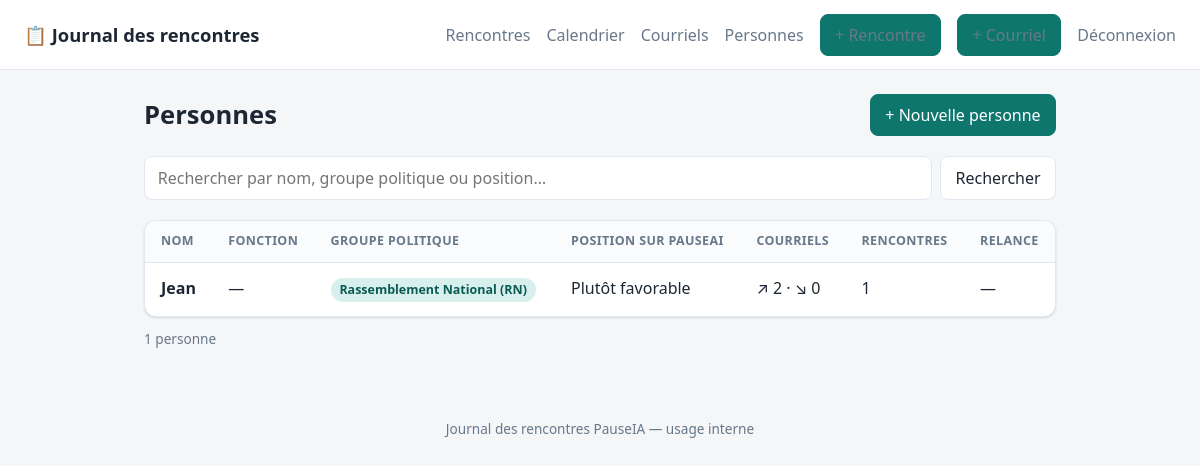
Page /people (signed in) on the committed database.
### tables this page shows
CREATE TABLE persons (
            id              INTEGER PRIMARY KEY AUTOINCREMENT,
            name            TEXT NOT NULL,
            political_group TEXT NOT NULL,
            stance          TEXT NOT NULL,
            first_contacted TEXT,
            notes           TEXT,
            created_at      TEXT NOT NULL
        , follow_up_date TEXT, role TEXT);

### app.py (the view)
@app.route("/people")
@login_required
def people():
    db = get_db()
    q = (request.args.get("q") or "").strip()
    base = """
        SELECT p.*,
            (SELECT COUNT(*) FROM meeting_persons mp
             WHERE mp.person_id = p.id) AS meeting_count,
            (SELECT COUNT(*) FROM mail_persons xp
             JOIN mails x ON x.id = xp.mail_id
             WHERE xp.person_id = p.id AND x.direction = 'sent') AS mails_sent,
            (SELECT COUNT(*) FROM mail_persons xp
             JOIN mails x ON x.id = xp.mail_id
             WHERE xp.person_id = p.id AND x.direction = 'received') AS mails_received
        FROM persons p
    """
    if q:
        like = f"%{q}%"
        persons = db.execute(
            base
            + """
            WHERE p.name LIKE ? OR p.role LIKE ? OR p.political_group LIKE ? OR p.stance LIKE ?
            ORDER BY p.name COLLATE NOCASE
            """,
            (like, like, like, like),
        ).fetchall()
    else:
        persons = db.execute(
            base + " ORDER BY p.name COLLATE NOCASE"
        ).fetchall()
    return render_template("people.html", persons=persons, q=q)

### app.py (called while the page is built)
def get_db():
    if "db" not in g:
        g.db = sqlite3.connect(DB_PATH)
        g.db.row_factory = sqlite3.Row
        g.db.execute("PRAGMA foreign_keys = ON")
    return g.db

def login_required(view):
    @wraps(view)
    def wrapped(*args, **kwargs):
        if not session.get("authenticated"):
            return redirect(url_for("login", next=request.path))
        return view(*args, **kwargs)
    return wrapped

### templates/people.html (shortened to what this page needs)
{% extends "base.html" %}
{% block content %}
<div class="page-head">
  <h1>Personnes</h1>
  <a class="btn btn-primary" href="{{ url_for('new_person') }}">+ Nouvelle personne</a>
</div>
<form class="search" method="get" action="{{ url_for('people') }}">
  <input type="search" name="q" value="{{ q }}"
         placeholder="Rechercher par nom, groupe politique ou position…">
  <button class="btn" type="submit">Rechercher</button>
</form>
{% if persons %}
<div class="table-wrap">
  <table class="meetings">
    <thead>
      <tr>
        <th>Nom</th>
        <th>Fonction</th>
        <th>Groupe politique</th>
        <th>Position sur PauseAI</th>
        <th>Courriels</th>
        <th>Rencontres</th>
        <th>Relance</th>
      </tr>
    </thead>
    <tbody>
      {% for p in persons %}
      <tr onclick="window.location='{{ url_for('person_detail', person_id=p['id']) }}'">
        <td><strong>{{ p['name'] }}</strong></td>
        <td>{{ p['role'] or '—' }}</td>
        <td><span class="tag">{{ p['political_group'] }}</span></td>
        <td>{{ p['stance'] }}</td>
        <td class="nowrap">
          <span title="Envoyés">↗ {{ p['mails_sent'] }}</span> ·
          <span title="Reçus">↘ {{ p['mails_received'] }}</span>
        </td>
        <td class="nowrap">{{ p['meeting_count'] }}</td>
        <td class="nowrap">
          {% if p['follow_up_date'] %}
            {% set d = p['follow_up_date'] | days_until %}
            {{ p['follow_up_date'] | fr_date }}
            {% if d < 0 %}
              <span class="due due-overdue">en retard de {{ -d }}&nbsp;j</span>
            {% elif d == 0 %}
              <span class="due due-soon">aujourd'hui</span>
            {% else %}
              <span class="due {{ 'due-soon' if d <= 7 else 'due-ok' }}">dans {{ d }}&nbsp;j</span>
            {% endif %}
          {% else %}—{% endif %}
        </td>
      </tr>
      {% endfor %}
    </tbody>
  </table>
</div>
<p class="muted count">{{ persons|length }} personne{{ '' if persons|length == 1 else 's' }}</p>
{% endif %}
{% endblock %}

### static/style.css (style rules this page uses)
:root { --bg: #f4f6f8; --surface: #ffffff; --ink: #1c2733; --muted: #67788a; --line: #e2e8f0; --brand: #0f766e; --brand-ink: #0b5a54; --brand-soft:#d8f0ed; --danger: #b42318; --danger-bg: #fef3f2; --ok: #027a48; --ok-bg: #ecfdf3; --radius: 12px; --shadow: 0 1px 2px rgba(16,24,40,.06), 0 1px 3px rgba(16,24,40,.08); }
* { box-sizing: border-box; }
body { margin: 0; font-family: system-ui, -apple-system, "Segoe UI", Roboto, Helvetica, Arial, sans-serif; color: var(--ink); background: var(--bg); line-height: 1.5; }
a { color: var(--brand); text-decoration: none; }
.page-head { display: flex; align-items: center; justify-content: space-between; gap: 1rem; margin-bottom: 1.25rem; }
h1 { font-size: 1.6rem; margin: 0; }
.muted { color: var(--muted); }
.btn { display: inline-flex; align-items: center; gap: .4rem; padding: .5rem .9rem; border: 1px solid var(--line); border-radius: 8px; background: var(--surface); color: var(--ink); font: inherit; font-weight: 500; cursor: pointer; white-space: nowrap; transition: background .12s, border-color .12s; }
.btn-primary { background: var(--brand); border-color: var(--brand); color: #fff; }
.search { display: flex; gap: .5rem; margin-bottom: 1.25rem; }
.search input[type="search"] { flex: 1; padding: .55rem .8rem; border: 1px solid var(--line); border-radius: 8px; font: inherit; background: var(--surface); }
.table-wrap { background: var(--surface); border: 1px solid var(--line); border-radius: var(--radius); overflow: hidden; box-shadow: var(--shadow); }
table.meetings { width: 100%; border-collapse: collapse; }
table.meetings thead th { text-align: left; font-size: .78rem; text-transform: uppercase; letter-spacing: .03em; color: var(--muted); background: #fafbfc; padding: .7rem 1rem; border-bottom: 1px solid var(--line); }
table.meetings tbody td { padding: .8rem 1rem; border-bottom: 1px solid var(--line); vertical-align: top; }
table.meetings tbody tr:last-child td { border-bottom: 0; }
table.meetings tbody tr { cursor: pointer; transition: background .1s; }
.nowrap { white-space: nowrap; }
.count { margin-top: .75rem; font-size: .85rem; }
.tag { display: inline-block; padding: .15rem .55rem; margin: .1rem .15rem .1rem 0; background: var(--brand-soft); color: var(--brand-ink); border-radius: 999px; font-size: .78rem; font-weight: 600; white-space: nowrap; }

### rows in the picture
persons: name "Jean", p "—", political_group "Rassemblement National (RN)", stance "Plutôt favorable", mails_sent "2", mails_received "0", meeting_count "1"

### other values in the picture
{{ persons|length }} "1"
